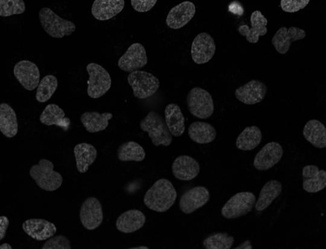
%> input picture new_synthetic/image_database/Nuclei/Nuclei/2009_ISBI_2DNuclei/gnf_dna-0.png.jpg, 326 x 249 px, shrunk from 540 x 412 before the run; its folder holds only this picture in this run
$ octave loop_synthetic.m   (GNU Octave 9; MATLAB toolbox functions it lacks are replaced by stand-ins)
%> lines starting %> are read from the running program, lines starting %| are printed output that depends on the picture; in (x1, y1, x2, y2) boxes, pixels count from 0 and x2, y2 are one past the last pixel; in counts of white or black regions, pixels touching at a corner belong together; the program's own positions count from 1
%> further down, foregroundImage is the input picture: size 249x326x3 uint8; min 0, max 191, mean 12.4
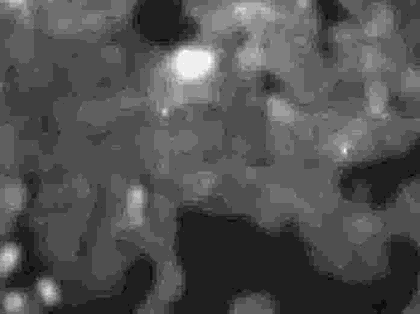
%> input picture new_synthetic/image_database/Nuclei/Nuclei/BBBC006/08:mcf-z-stacks-03212011_e23_s1_w2b97b7e19-c9f9-4d4d-8361-54163db216a9.tif.jpg, 420 x 314 px, shrunk from 696 x 520 before the run
%> further down, backgroundImage is the input picture: size 314x420x3 uint8; min 0, max 16, mean 5.15
### new_synthetic/edge_detection/syntheticHilo.m
function [groundTruth,uniformWithBackground, struc] = syntheticHilo(foregroundImage, backgroundImage)
%UNTITLED2 Summary of this function goes here
%   Detailed explanation goes here


%edge detection


    %find edges

    BW2 = edge(foregroundImage,'canny');
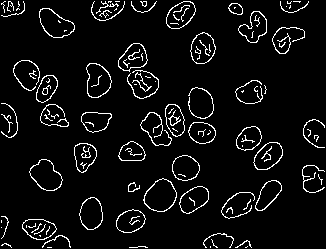
%> BW2: size 249x326 logical; 6.1% white in thin lines or dots

    %fill gaps in outlines
    se90 = strel('line',3,90);
    se0 = strel('line',3,0);
    BWsdil = imdilate(BW2,[se90 se0]);
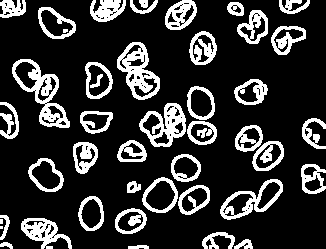
%> BWsdil: size 249x326 logical; 20% white; 45 white regions (3 under 20 px), largest, box (x1, y1, x2, y2) and area: (12, 59, 70, 128) 1248, (117, 42, 160, 100) 1121, (139, 103, 186, 147) 974
    %figure();
    %imshow(BWsdil)

    %fill shapes (white)
    BWdfill = imfill(BWsdil,'holes');
%> BWdfill: size 249x326 logical; 30.5% white; 42 white regions (2 under 20 px), largest, box (x1, y1, x2, y2) and area: (12, 59, 70, 128) 1858, (117, 42, 160, 100) 1520, (139, 103, 186, 147) 1385
    %figure();
    %imshow(BWdfill);

    %smoothen
    seD = strel('diamond',1);
    BWfinal = imerode(BWdfill,seD);
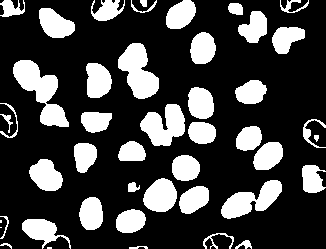
%> BWfinal: size 249x326 logical; 25.8% white; 45 white regions (3 under 20 px), largest, box (x1, y1, x2, y2) and area: (13, 60, 69, 127) 1638, (118, 43, 159, 99) 1366, (140, 104, 185, 146) 1216
    %figure();
    %imshow(BWfinal);

    %find random numer of object at random spot
    numberOfObjects = randi([10 20],1,1);


    [whiteRows, whiteColumns] = find(BWfinal);
%> whiteRows = 20980 values from 1 to 249; whiteColumns = 20980 values from 1 to 326

    randX = [];
    randY = [];


    for i=1:numberOfObjects
        randXValue = whiteRows(randi(length(whiteRows),1));
        randX = [randX, randXValue];
        randYValue = whiteColumns(randi(length(whiteColumns),1));
        randY = [randY, randYValue];
    end
%> this loop made 19 passes
%> (randX, randY) on passes 1 to 7: (50, 160), ([50 95], [160 151]), ([50 95 156], [160 151 96]), ([50 95 156 2], [160 151 96 271]), ([50 95 156 2 213], [160 151 96 271 102]), ([50 95 156 2 213 188], [160 151 96 271 102 150]), ([50 95 156 2 213 188 224], [160 151 96 271 102 150 273])
%> after the loop, randX = 19 values, max 224 at index 7, min 2 at index 4, mean 122.8; randY = 19 values, max 273 at index 7, min 2 at index 10, mean 147.7


    foundObject = false;
    while foundObject==false
        objects = bwselect(BWfinal,randY,randX);
        foundObject = true;
        blackImage = sum(sum(foundObject));
        if(foundObject<1)
            randX = [];
            randY = [];
            randomIndexX = randi(length(whiteRows), 1);
            randomIndexY = randi(length(whiteColumns),1);

            for i=1:numberOfObjects
                randXValue = whiteRows(randi(length(whiteRows),1));
                randX = [randX, randXValue];
                randYValue = whiteColumns(randi(length(whiteColumns),1));
                randY = [randY, randYValue];
            end
            foundObject=false;
        end
    end
%> this loop made 1 pass
%> pass 1, in syntheticHilo, `objects = bwselect(BWfinal,randY,randX);`:
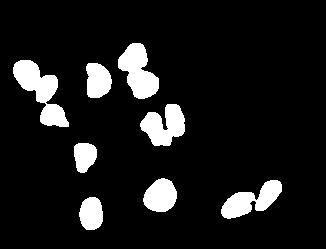
%> objects: size 249x326 logical; 10.1% white; 8 white regions, largest, box (x1, y1, x2, y2) and area: (13, 60, 69, 127) 1638, (118, 43, 159, 99) 1366, (140, 104, 185, 146) 1216
%> after the loop, randXValue = 199; randYValue = 230

    %figure();

    %imshowpair(BWfinal,objects,'montage');

    %%
    %use randomly generated mask as mask for HiLo image
    mask = objects;
    maskInverted = imcomplement(mask);

    maskedImageInv = bsxfun(@times, foregroundImage, cast(maskInverted, 'like', foregroundImage));
    maskedImage = bsxfun(@times, foregroundImage, cast(mask,'like', foregroundImage ));

    %ground truth image
    groundTruth = maskedImage;
    groundTruth = imgaussfilt(groundTruth,0.3);

    %uniform image
    H = fspecial('disk',10);
    H2 = fspecial('disk',9);

    blurred = imfilter(maskedImageInv,H,'replicate');
    blurredBackground = imfilter(backgroundImage,H2,"replicate");
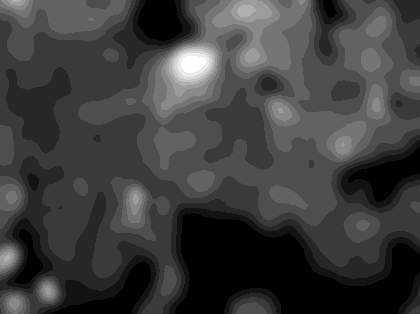
%> blurredBackground: size 314x420 uint8; min 2, max 15, mean 5.15; drawn with min black and max white
%     figure();
%     imshow(blurredBackground);
    overlapMask = mask & maskInverted;
%> overlapMask: size 249x326 logical; every value is 0
    uniform = blurred+maskedImage;
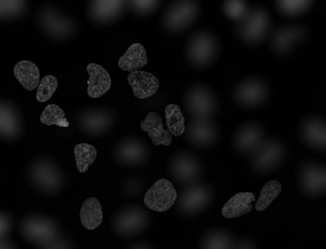
%> uniform: size 249x326 uint8; min 0, max 119, mean 12.4
%> the run ends on the next line
    uniformWithBackground = uniform + blurredBackground;
    uniformWithBackground = imgaussfilt(uniformWithBackground,0.5);
    % [6 lines of commented-out code are left out]

    %%

    %structured image
    pixels = 5;
    checkerPattern = zeros(size(BWfinal));

    %find dividor of size if default value  doesn't work
    if (mod(size(BWfinal,1),pixels) ~= 0)
        pixels = 2;
        while(mod(size(BWfinal,1),pixels) ~= 0)
            pixels= pixles+1;
        end
    end


    checkerPattern = checkerboard(pixels, (size(BWfinal,1)/pixels)/2, (size(BWfinal,2)/pixels/2)) > 0.5;
    maskedCheckerpattern = bsxfun(@times, checkerPattern, cast(mask,'like', checkerPattern ));
    %figure();
    %imshow(maskedCheckerpattern);

    % use MIMT tools to fudge the lighting color lazily
    sfg = size(maskedCheckerpattern);
    vol = radgrad(sfg,[0.5 0.3],0.7,[20 20 50; 169 250 89],'ease','uint8');
    maskedCheckerpattern = imflatfield(maskedCheckerpattern,50);
    maskedCheckerpattern = imblend(vol,maskedCheckerpattern,1,'multiply');
    %maskedCheckerpattern = imblend(vol,maskedCheckerpattern,1,'overlay',1.5);
    struc = maskedCheckerpattern + im2double(uniformWithBackground);


% [5 lines of commented-out code are left out]


end

### new_synthetic/edge_detection/loop_synthetic.m
close all;
clear all;
% Specify the folder where the files live.
files=dir('/Users/johanna/Desktop/hilo_net/new_synthetic/image_database/Nuclei/**/*.jpg');

foregroundImageArray = files(1:2:end);
backgroundImageArray = files(2:2:end);

if (length(foregroundImageArray) > length(backgroundImageArray))
    foregroundImageArray(end) = [];
end

for i = 1:100
    foregroundImageElement = foregroundImageArray(i);
    foregroundImage = imread(foregroundImageElement.name);
    foregroundImage = rgb2gray(foregroundImage);

    backgroundImageElement = backgroundImageArray(i);
    backgroundImage = imread(backgroundImageElement.name);
    backgroundImage = rgb2gray(backgroundImage);

    [groundTruth,uniformWithBackground, struc] = syntheticHilo(foregroundImage, backgroundImage);
